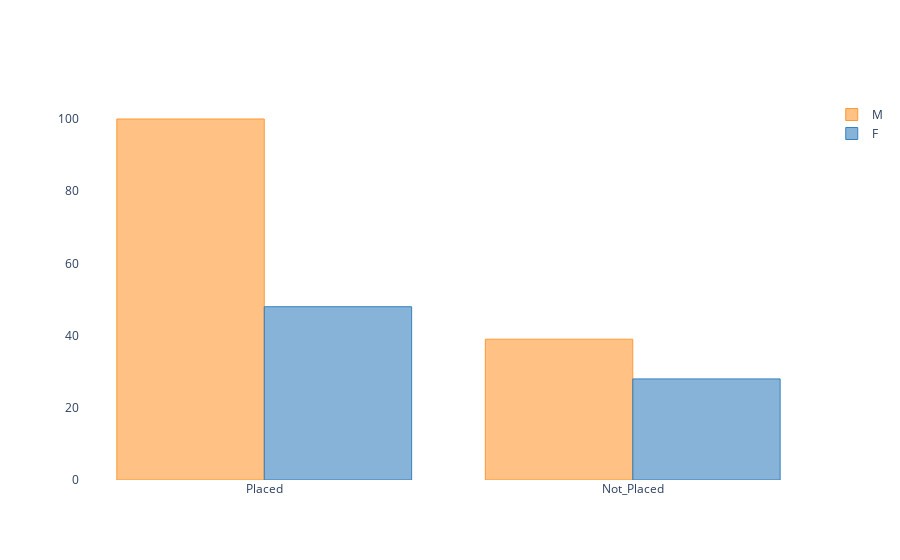

Notebook code for this chart:
### Code cell
Placed = camp[camp['status']=="Placed"]['gender'].value_counts()
Not_Placed = camp[camp['status']=="Not Placed"]['gender'].value_counts()
df1 = pd.DataFrame([Placed,Not_Placed])
layout = dict(xaxis_showgrid=True, yaxis_showgrid=False,plot_bgcolor='rgba(0,0,0,0)')
df1.index = ['Placed','Not_Placed']
df1.iplot(kind='bar',barmode='group', title='Placement by the Gender',layout=layout)

### Figure 1 — Plotly figure (JSON) as saved in the notebook; plotly's stock layout.template omitted (floating-point values rounded to 4 significant figures)
{"data": [{"marker": {"color": "rgba(255, 153, 51, 0.6)", "line": {"color": "rgba(255, 153, 51, 1.0)", "width": 1}}, "name": "M", "orientation": "v", "text": "", "type": "bar", "x": ["Placed", "Not_Placed"], "y": [100, 39]}, {"marker": {"color": "rgba(55, 128, 191, 0.6)", "line": {"color": "rgba(55, 128, 191, 1.0)", "width": 1}}, "name": "F", "orientation": "v", "text": "", "type": "bar", "x": ["Placed", "Not_Placed"], "y": [48, 28]}], "layout": {"plot_bgcolor": "rgba(0,0,0,0)", "xaxis": {"showgrid": true}, "yaxis": {"showgrid": false}}}
